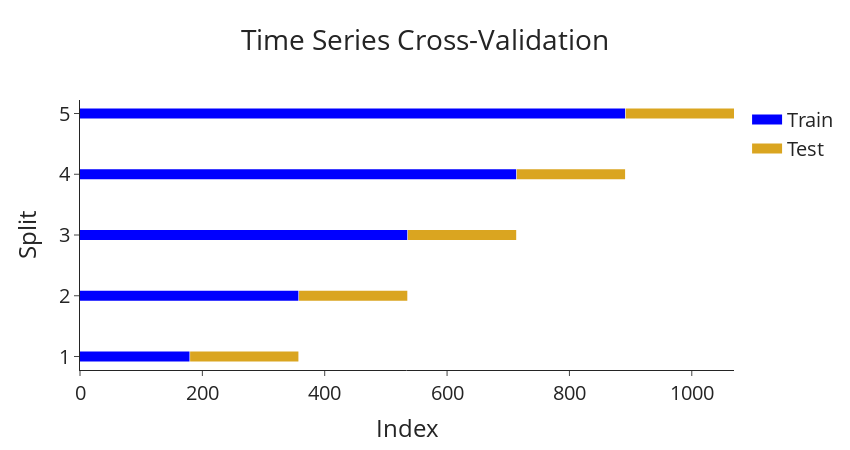

The notebook cell saved with this chart:
### Markdown cell above
From the PACF it looks like our auto regressive model would only benefit by a maximum of 15-16 days. We will use this as our base p value.  
From our ACF graph it looks like our moving average model would only benefit by a maximum of 25-28 days. We will use this as our base q value.

### Code cell
def plot_cross_val(n_splits: int,
                splitter_func,
                df: pd.DataFrame,
                title_text: str) -> None:

    """Function to plot the cross validation of various
    sklearn splitter objects."""

    split = 1
    plot_data = []

    for train_index, valid_index in splitter_func(n_splits=n_splits).split(df):
        plot_data.append([train_index, 'Train', f'{split}'])
        plot_data.append([valid_index, 'Test', f'{split}'])
        split += 1

    plot_df = pd.DataFrame(plot_data,
                        columns=['Index', 'Dataset', 'Split'])\
                        .explode('Index')

    fig = go.Figure()
    for _, group in plot_df.groupby('Split'):
        fig.add_trace(go.Scatter(x=group['Index'].loc[group['Dataset'] == 'Train'],
                                y=group['Split'].loc[group['Dataset'] == 'Train'],
                                name='Train',
                                line=dict(color="blue", width=10)
                                ))
        fig.add_trace(go.Scatter(x=group['Index'].loc[group['Dataset'] == 'Test'],
                                y=group['Split'].loc[group['Dataset'] == 'Test'],
                                name='Test',
                                line=dict(color="goldenrod", width=10)
                                ))

    fig.update_layout(template="simple_white", 
                    font=dict(size=20),
                    title_text=title_text, 
                    title_x=0.5, width=850,
                    height=450, 
                    xaxis_title='Index', 
                    yaxis_title='Split')

    legend_names = set()
    fig.for_each_trace(
        lambda trace:
        trace.update(showlegend=False)
        if (trace.name in legend_names) else legend_names.add(trace.name))
    fig.show()
    
    return plot_df

# Import packages

# Plot the time series cross validation splits
plot = plot_cross_val(n_splits=5,
            splitter_func=TimeSeriesSplit,
            df=train_df,
            title_text='Time Series Cross-Validation')

### Figure 1 — Plotly figure (JSON) as saved in the notebook; plotly's stock layout.template omitted (floating-point values rounded to 4 significant figures; data arrays with more than 128 entries replaced by an {"elided": "..."} marker saying what was removed)
{"data": [{"line": {"color": "blue", "width": 10}, "name": "Train", "type": "scatter", "x": {"elided": "180 int values"}, "y": {"elided": "180 str values"}}, {"line": {"color": "goldenrod", "width": 10}, "name": "Test", "type": "scatter", "x": {"elided": "178 int values"}, "y": {"elided": "178 str values"}}, {"line": {"color": "blue", "width": 10}, "name": "Train", "showlegend": false, "type": "scatter", "x": {"elided": "358 int values"}, "y": {"elided": "358 str values"}}, {"line": {"color": "goldenrod", "width": 10}, "name": "Test", "showlegend": false, "type": "scatter", "x": {"elided": "178 int values"}, "y": {"elided": "178 str values"}}, {"line": {"color": "blue", "width": 10}, "name": "Train", "showlegend": false, "type": "scatter", "x": {"elided": "536 int values"}, "y": {"elided": "536 str values"}}, {"line": {"color": "goldenrod", "width": 10}, "name": "Test", "showlegend": false, "type": "scatter", "x": {"elided": "178 int values"}, "y": {"elided": "178 str values"}}, {"line": {"color": "blue", "width": 10}, "name": "Train", "showlegend": false, "type": "scatter", "x": {"elided": "714 int values"}, "y": {"elided": "714 str values"}}, {"line": {"color": "goldenrod", "width": 10}, "name": "Test", "showlegend": false, "type": "scatter", "x": {"elided": "178 int values"}, "y": {"elided": "178 str values"}}, {"line": {"color": "blue", "width": 10}, "name": "Train", "showlegend": false, "type": "scatter", "x": {"elided": "892 int values"}, "y": {"elided": "892 str values"}}, {"line": {"color": "goldenrod", "width": 10}, "name": "Test", "showlegend": false, "type": "scatter", "x": {"elided": "178 int values"}, "y": {"elided": "178 str values"}}], "layout": {"font": {"size": 20}, "height": 450, "title": {"text": "Time Series Cross-Validation", "x": 0.5}, "width": 850, "xaxis": {"title": {"text": "Index"}}, "yaxis": {"title": {"text": "Split"}}}}
